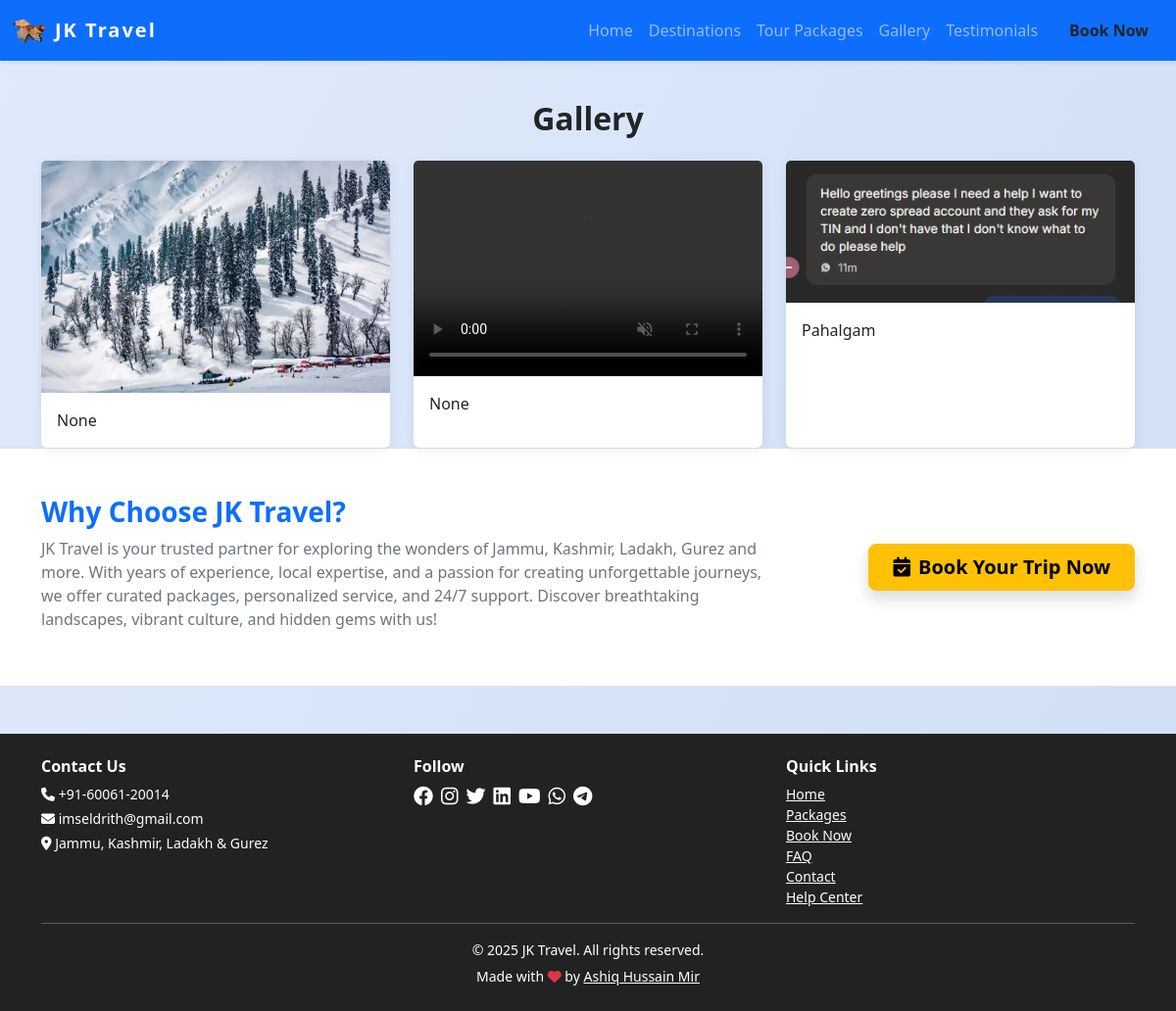
The page /gallery on the database its author committed.
### models.py (models this page shows, shortened)
class SiteSettings(db.Model):
    id = db.Column(db.Integer, primary_key=True)
    site_name = db.Column(db.String(120), default='JKLG Travel')
    site_title = db.Column(db.String(200), default='JKLG Travel - Explore Jammu, Kashmir, Ladakh & Gurez')
    logo = db.Column(db.String(200))
    phone = db.Column(db.String(30), default='+91-12345-67890')
    email = db.Column(db.String(120), default='info@jklgtravel.com')
    address = db.Column(db.String(200), default='Jammu, Kashmir, Ladakh & Gurez')
    facebook = db.Column(db.String(120))  # Username only
    instagram = db.Column(db.String(120))  # Username only
    twitter = db.Column(db.String(120))  # Username only
    linkedin = db.Column(db.String(120))  # Username only
    youtube = db.Column(db.String(120))  # Channel/user ID only
    whatsapp = db.Column(db.String(30))  # Number only
    telegram = db.Column(db.String(120))  # Username only
    meta_description = db.Column(db.String(300))
    about = db.Column(db.Text)
    google_analytics_id = db.Column(db.String(32))
    show_facebook = db.Column(db.Boolean, default=True)
    show_instagram = db.Column(db.Boolean, default=True)
    show_twitter = db.Column(db.Boolean, default=True)
    show_linkedin = db.Column(db.Boolean, default=True)
    show_youtube = db.Column(db.Boolean, default=True)
    show_whatsapp = db.Column(db.Boolean, default=True)
    show_telegram = db.Column(db.Boolean, default=True)
    hero_title = db.Column(db.String(200), default='Discover Jammu, Kashmir, Ladakh & Gurez')
    hero_subtitle = db.Column(db.String(300), default='Unforgettable journeys, breathtaking landscapes, and curated experiences await you.')
    hero_bg_image = db.Column(db.String(200), default='hero_default.jpg')  # New field for background image
    hero_slides = db.Column(db.Text)  # JSON: [{"title":..., "subtitle":..., "image":..., "animation_title":..., "animation_subtitle":...}, ...]
    hero_slide_interval = db.Column(db.Integer, default=5)  # Interval in seconds for hero carousel

class GalleryImage(db.Model):
    id = db.Column(db.Integer, primary_key=True)
    image = db.Column(db.String(200))
    caption = db.Column(db.String(200))
    video = db.Column(db.String(200))  # New field for video

### views.py (the view)
@main.route('/gallery')
def gallery():
    page = request.args.get('page', 1, type=int)
    per_page = 6
    pagination = GalleryImage.query.paginate(page=page, per_page=per_page, error_out=False)
    gallery = pagination.items
    return render_template('gallery.html', gallery=gallery, pagination=pagination)

### app.py (called while the page is built)
@app.context_processor
def inject_now():
    return {'now': datetime.now()}

### views.py (called while the page is built)
@main.context_processor
def inject_site_settings():
    settings = SiteSettings.query.first()
    return dict(site_settings=settings)

### templates/gallery.html (shortened to what this page needs)
{% extends 'base.html' %}
{% block content %}
<h2 class="section-title text-center">Gallery</h2>
<div class="row g-4">
    {% for g in gallery %}
    <div class="col-md-4">
        <div class="card h-100 gallery-card" data-bs-toggle="modal" data-bs-target="#galleryModal{{ g.id }}" style="cursor:pointer;">
            {% if g.image %}
            <img src="{{ url_for('static', filename='gallery/' + g.image) }}" class="card-img-top" alt="Gallery image">
            {% elif g.video %}
            <video class="card-img-top" src="{{ url_for('static', filename='gallery/' + g.video) }}" controls muted style="height:220px;object-fit:cover;"></video>
            {% else %}
            <img src="https://via.placeholder.com/600x400?text=Gallery" class="card-img-top" alt="Gallery image">
            {% endif %}
            <div class="card-body"><p class="card-text">{{ g.caption }}</p></div>
        </div>
    </div>
    {% endfor %}
</div>
{% endblock %}

### templates/base.html (shortened to what this page needs)
<!DOCTYPE html>
<html lang="en">
<head>
    <link rel="stylesheet" href="https://cdn.jsdelivr.net/npm/bootstrap@5.3.0/dist/css/bootstrap.min.css">
    <link rel="stylesheet" href="https://cdnjs.cloudflare.com/ajax/libs/font-awesome/6.4.0/css/all.min.css">
</head>
<body>
    <nav class="navbar navbar-expand-lg navbar-dark bg-primary shadow-sm">
        <div class="container-fluid">
            <a class="navbar-brand d-flex align-items-center gap-2" href="/">
                {% if site_settings and site_settings.logo %}
                    <img src="{{ url_for('static', filename='uploads/' ~ site_settings.logo) }}" alt="Logo" style="height:36px; width:auto; border-radius:6px;">
                {% else %}
                    <i class="fa fa-mountain-sun fa-lg"></i>
                {% endif %}
                {{ site_settings.site_name if site_settings and site_settings.site_name else 'JKLG Travel' }}
            </a>
            <div class="collapse navbar-collapse" id="navbarNav">
                <ul class="navbar-nav ms-auto">
                    <li class="nav-item"><a class="nav-link" href="/">Home</a></li>
                    <li class="nav-item"><a class="nav-link" href="/places">Destinations</a></li>
                    <li class="nav-item"><a class="nav-link" href="/packages">Tour Packages</a></li>
                    <li class="nav-item"><a class="nav-link" href="/gallery">Gallery</a></li>
                    <li class="nav-item"><a class="nav-link" href="/testimonials">Testimonials</a></li>
                    <li class="nav-item"><a class="nav-link btn btn-warning text-dark ms-2 px-3 fw-bold" href="/book">Book Now</a></li>
                </ul>
            </div>
        </div>
    </nav>
    <div class="container mt-4">
        {% block content %}{% endblock %}
    </div>
    <section class="about-website-section py-4 py-md-5 bg-white border-top border-bottom">
        <div class="container">
            <div class="row align-items-center justify-content-center text-center text-md-start">
                <div class="col-12 col-md-8 mb-3 mb-md-0">
                    <h3 class="fw-bold text-primary mb-2">Why Choose {{ site_settings.site_name }}?</h3>
                    <p class="mb-2 text-secondary">{{ site_settings.site_name }} is your trusted partner for exploring the wonders of Jammu, Kashmir, Ladakh, Gurez and more. With years of experience, local expertise, and a passion for creating unforgettable journeys, we offer curated packages, personalized service, and 24/7 support. Discover breathtaking landscapes, vibrant culture, and hidden gems with us!</p>
                </div>
                <div class="col-12 col-md-4 d-flex justify-content-center justify-content-md-end">
                    <a href="/book" class="btn btn-lg btn-warning fw-bold shadow px-4 py-2"><i class="fa fa-calendar-check me-2"></i>Book Your Trip Now</a>
                </div>
            </div>
        </div>
    </section>
    <footer class="footer text-center mt-5">
        <div class="container">
            <div class="row mb-2 gy-3 text-center text-md-start justify-content-center">
                <div class="col-12 col-sm-6 col-lg-4 mb-2 mb-lg-0">
                    <h6 class="fw-bold">Contact Us</h6>
                    <p class="mb-1 small"><i class="fa fa-phone"></i> {{ site_settings.phone if site_settings and site_settings.phone else '+91-12345-67890' }}</p>
                    <p class="mb-1 small"><i class="fa fa-envelope"></i> {{ site_settings.email if site_settings and site_settings.email else 'info@jklgtravel.com' }}</p>
                    <p class="mb-1 small"><i class="fa fa-map-marker-alt"></i> {{ site_settings.address if site_settings and site_settings.address else 'Jammu, Kashmir, Ladakh & Gurez' }}</p>
                </div>
                <div class="col-12 col-sm-6 col-lg-4 mb-2 mb-lg-0">
                    <h6 class="fw-bold">Follow</h6>
                    <div class="d-flex flex-wrap justify-content-center justify-content-lg-start gap-2 mb-3">
                        {% if site_settings and site_settings.facebook and site_settings.show_facebook %}
                            <a href="https://facebook.com/{{ site_settings.facebook }}" class="text-white"><i class="fab fa-facebook fa-lg"></i></a>
                        {% endif %}
                        {% if site_settings and site_settings.instagram and site_settings.show_instagram %}
                            <a href="https://instagram.com/{{ site_settings.instagram }}" class="text-white"><i class="fab fa-instagram fa-lg"></i></a>
                        {% endif %}
                        {% if site_settings and site_settings.twitter and site_settings.show_twitter %}
                            <a href="https://x.com/{{ site_settings.twitter }}" class="text-white"><i class="fab fa-twitter fa-lg"></i></a>
                        {% endif %}
                        {% if site_settings and site_settings.linkedin and site_settings.show_linkedin %}
                            <a href="https://linkedin.com/in/{{ site_settings.linkedin }}" class="text-white"><i class="fab fa-linkedin fa-lg"></i></a>
                        {% endif %}
                        {% if site_settings and site_settings.youtube and site_settings.show_youtube %}
                            <a href="https://youtube.com/{{ site_settings.youtube }}" class="text-white"><i class="fab fa-youtube fa-lg"></i></a>
                        {% endif %}
                        {% if site_settings and site_settings.whatsapp and site_settings.show_whatsapp %}
                            <a href="https://wa.me/{{ site_settings.whatsapp }}" class="text-white"><i class="fab fa-whatsapp fa-lg"></i></a>
                        {% endif %}
                        {% if site_settings and site_settings.telegram and site_settings.show_telegram %}
                            <a href="https://t.me/{{ site_settings.telegram }}" class="text-white"><i class="fab fa-telegram fa-lg"></i></a>
                        {% endif %}
                    </div>
                </div>
                <div class="col-12 col-sm-6 col-lg-4 mb-2 mb-lg-0">
                    <h6 class="fw-bold mt-3 mt-sm-0">Quick Links</h6>
                    <div class="d-flex flex-wrap justify-content-center justify-content-lg-start gap-2 gap-lg-0 flex-column flex-lg-column align-items-center align-items-lg-start">
                        <a href="/" class="d-block text-white small">Home</a>
                        <a href="/packages" class="d-block text-white small">Packages</a>
                        <a href="/book" class="d-block text-white small">Book Now</a>
                        <a href="/faq" class="d-block text-white small">FAQ</a>
                        <a href="/contact" class="d-block text-white small">Contact</a>
                        <a href="/help" class="d-block text-white small">Help Center</a>
                    </div>
                </div>
            </div>
            <hr class="bg-light">
            <p class="mb-1 small">&copy; {{ now.year }} {{ site_settings.site_name if site_settings and site_settings.site_name else 'JKLG Travel Agency' }}. All rights reserved.</p>
            <small>Made with <i class="fa fa-heart text-danger"></i> by <a href="https://github.com/mir-ashiq">Ashiq Hussain Mir</a></small>
        </div>
    </footer>
</body>
</html>

### templates/base.html (style rules this page uses)
body { background: linear-gradient(120deg, #e0eafc, #cfdef3 100%); min-height: 100vh; }
.navbar-brand { font-weight: bold; letter-spacing: 2px; }
.section-title { margin-top: 40px; margin-bottom: 24px; font-weight: 700; }
.card { box-shadow: 0 2px 12px rgba(0,0,0,0.07); border: none; }
.footer { background: #222; color: #fff; padding: 24px 0; margin-top: 48px; }
.footer a { color: #fff; text-decoration: underline; }

### rows shown on the page
SiteSettings: logo (picture), site_name "JK Travel", phone "+91-60061-20014", email "imseldrith@gmail.com", address "Jammu, Kashmir, Ladakh & Gurez"
GalleryImage: image (picture), caption "None"
GalleryImage: caption "None"
GalleryImage: image (picture), caption "Pahalgam"
